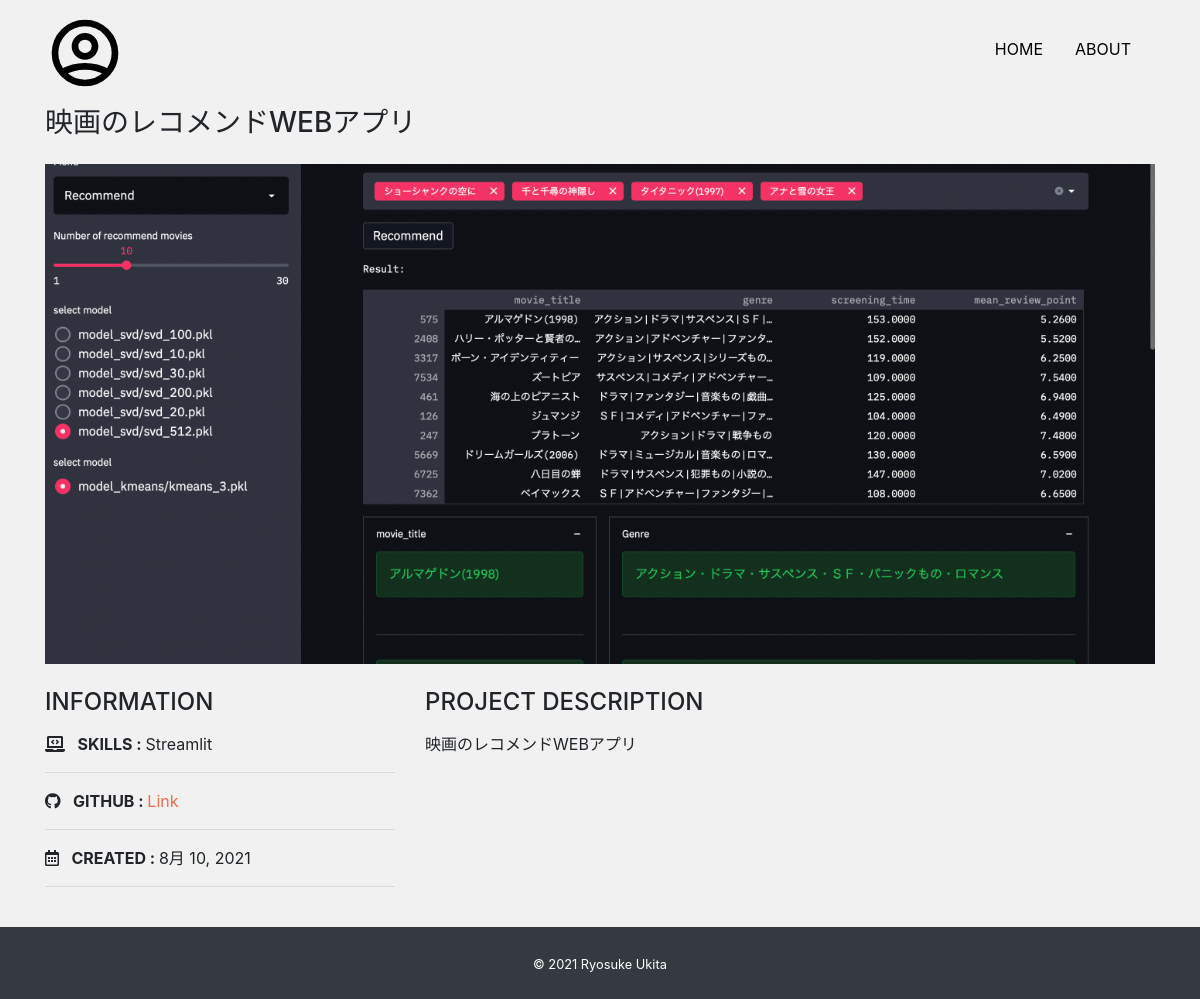
Page /detail/1/ on the committed database.
### app/models.py (models this page shows, shortened)
class Work(models.Model):
    title = models.CharField('タイトル', max_length=100)
    image = models.ImageField(upload_to='images', verbose_name='イメージ画像')
    thumbnail = models.ImageField(upload_to='images', verbose_name='サムネイル画像', null=True, blank=True)
    skill = models.CharField('スキル', max_length=100)
    url = models.CharField('URL', max_length=100, null=True, blank=True)
    created = models.DateField('作成日')
    description = models.TextField('説明')

### app/views.py (the view)
# urls.py: path('detail/<int:pk>/', views.DatailView.as_view(), name='detail'),
class DatailView(View):
  def get(self, request, *args, **kwargs):
    work_data = Work.objects.get(id=self.kwargs['pk'])
    return render(request, 'app/detail.html', {
        'work_data': work_data,
      })

### app/templates/app/detail.html
{% extends "app/base.html" %} {% block content %}
<h3 class="mb-4">{{ work_data.title }}</h3>
<div class="card top mb-4">
  <img src="{{ work_data.image.url }}" alt="" />
</div>
<div class="row">
  <div class="col-sm-4 mb-4">
    <h4 class="mb-3">INFORMATION</h4>
    <p>
      <i class="fas fa-laptop-code mr-2"></i>
      <span class="font-weight-bolder">SKILLS : </span>
      {{ work_data.skill }}
    </p>
    <hr />
    <p>
      <i class="fab fa-github mr-2"></i>
      <span class="font-weight-bolder">GITHUB : </span>
      {% if work_data.url %}
      <a class="link-color" href="{{ work_data.url }}" target="_blank">Link</a>
      {% else %} Private {% endif %}
    </p>
    <hr />
    <p>
      <i class="far fa-calendar-alt mr-2"></i>
      <span class="font-weight-bolder">CREATED : </span>
      {{ work_data.created }}
    </p>
    <hr />
  </div>
  <div class="col-sm-8 mb-5">
    <h4 class="mb-3">PROJECT DESCRIPTION</h4>
    <p>{{ work_data.description|linebreaksbr }}</p>
  </div>
</div>
{% endblock %}

### app/static/css/style.css (style rules this page uses)
* { margin: 0; padding: 0; box-sizing: border-box; }
body { background: #f1f1f1; display: flex; flex-flow: column; min-height: 100vh; }
.top img { object-fit: cover; height: 500px; }
.link-color { color: #ee6c4d; }
.card { border: none; }

### rows in the picture
Work: title "映画のレコメンドWEBアプリ", image (picture), skill "Streamlit", created "8月 10, 2021", description "映画のレコメンドWEBアプリ"
